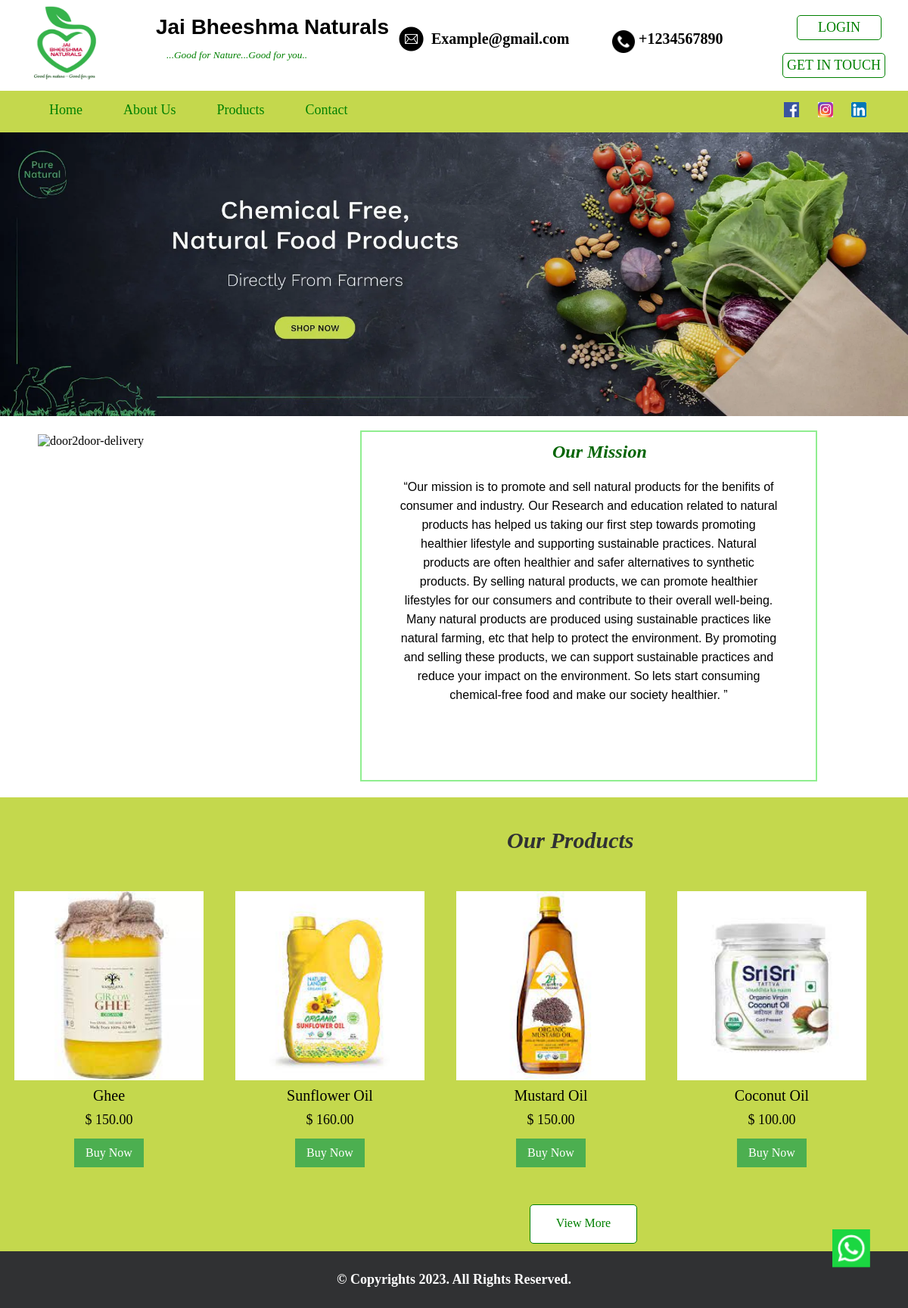
The page / on the database its author committed.
### tables this page shows
CREATE TABLE `products` (
  `id` int(11) NOT NULL,
  `productName` varchar(30) NOT NULL,
  `productPrice` varchar(30) NOT NULL,
  `productQuantity` int(11) NOT NULL,
  `status` int(11) DEFAULT 1,
  `ctg_id` int(11) NOT NULL,
  `productImage` varchar(255) NOT NULL,
  `reg_date` timestamp NOT NULL DEFAULT current_timestamp() ON UPDATE current_timestamp()
);

### index.php (the view, shortened to what this page needs)
<?php
include('header.php');
include('admin/connection.php');
$product_data = "SELECT * FROM products WHERE status !=2 ORDER BY id DESC";
$productRes = mysqli_query($conn, $product_data);
?>
<div class="content-wrapper">
    <div class="container-home-img">
        <div class="mission-img">
            <img src="images/home-img.webp" alt="home-img" class="home-img" width="100%" height="100%" usemap="#workmap">
        </div>
    </div>
    <div class="container-mission">
        <div class="door2door-img">
            <img src="images/door2door-img.jpg" alt="door2door-delivery" width="600px" height="400px">
        </div>
        <div class="mission-data">
            <h2 class="mission-heading"><em>Our Mission</em></h2>
            <p class="mission"><q>Our mission is to promote and sell natural products for the benifits of consumer and industry. Our Research and education
                related to natural products has helped us taking our first step towards promoting healthier lifestyle and
                supporting sustainable practices. Natural products are often healthier and safer alternatives to synthetic products.
                By selling natural products, we can promote healthier lifestyles for our consumers and contribute to their overall well-being.
                Many natural products are produced using sustainable practices like natural farming, etc that help to protect the environment.
                By promoting and selling these products, we can support sustainable practices and reduce your impact on the environment.
                So lets start consuming chemical-free food and make our society healthier.
            </q></p>
        </div>
    </div>
    <div class="container-product-gallery">
        <div>
            <h3 class="product-head-home"><em>Our Products</em></h3>
        </div>
        <div id="product-list-main">
            <?php
            $i=0;
            while($row = mysqli_fetch_assoc($productRes)){
                if ($i<4){
                    $i++;?>
                    <div class="product-list" >
                        <div class="product">
                            <img src="admin/product-images/<?=$row['productImage'];?>" alt="<?=$row['productName'];?>" width="250px" height="250px">
                            <div class="product-name"><?=$row['productName'];?></div>
                            <div class="product-price">$ <?=$row['productPrice'];?></div>
                            <div class="product-buy">
                            <?php if(isset($_SESSION['email_id'])){ ?>
                                <button class="buy-now" onclick="checkoutID(<?php echo $row['id'];?>)">
                                    <div>Buy Now</div>
                                </button>
                            <?php }else{?>
                                <a class="buy-now" href="login-page.php" >
                                    <div>Buy Now</div>
                                </a>
                            <?php } ?>
                            </div>
                        </div>
                    </div>
            <?php } }?>
        </div>
        <div class="view-more-bttn">
            <a href="products-page.php" class="view-more">
                <div>View More</div>
            </a>
        </div>
    </div>
</div>
<?php include('footer.php'); ?>

### css/styles.css (style rules this page uses)
* { margin: 0%; }
.container-mission { width: 100%; height: 450px; position: relative; }
.door2door-img { width: 600px; height: 400px; position: absolute; left: 50px; margin-top: 20px; }
h2.mission-heading { width: 200px; color: darkgreen; font-family: Georgia, 'Times New Roman', Times, serif; float: right; position: relative; padding: 30px; margin-right: 240px; }
p.mission { width: 500px; height: 300px; border: 2px solid lightgreen; text-align: center; position: absolute; right: 120px; padding-left: 50px; padding-right: 50px; padding-top: 60px; padding-bottom: 100px; line-height: 25px; margin-top: 15px; font-family:'Trebuchet MS', 'Lucida Sans Unicode', 'Lucida Grande', 'Lucida Sans', Arial, sans-serif; }
.container-product-gallery { width: 100%; height: 600px; background-color: rgb(196, 216, 77); position: relative; }
.product-head-home { color: #303133; position: relative; width: 250px; font-size: 30px; font-family: Georgia, 'Times New Roman', Times, serif; left: 600px; top: 20px; margin: 50px; padding:20px; }
.buy-now { text-decoration: none; background-color: #4CAF50; border: none; color: white; padding: 10px 15px; text-align: center; text-decoration: none; display: inline-block; font-size: 16px; margin: 4px 2px; cursor: pointer; transition-duration: 0.4s; }
.view-more-bttn div { width: 100px; height: 20px; }
a.view-more { text-decoration: none; }
a.view-more div { border: 1px solid; color: green; background-color: white; border-radius: 5px; padding: 15px 20px; text-align: center; position: absolute; left: 700px; }

### css/products-page.css (style rules this page uses)
.product-list { width: 24%; display: inline-block; vertical-align: top; margin-bottom: 40px; }
.product { text-align: center; }
.product-name { padding: 5px; font-size: 20px; }
.product-price { padding: 5px; font-size: 18px; }
.product-buy { padding: 5px; }

### rows shown on the page
products: productImage (picture), productName "Ghee", productPrice "150.00"
products: productImage (picture), productName "Sunflower Oil", productPrice "160.00"
products: productImage (picture), productName "Mustard Oil", productPrice "150.00"
products: productImage+productName (picture), productName "Coconut Oil", productPrice "100.00"
